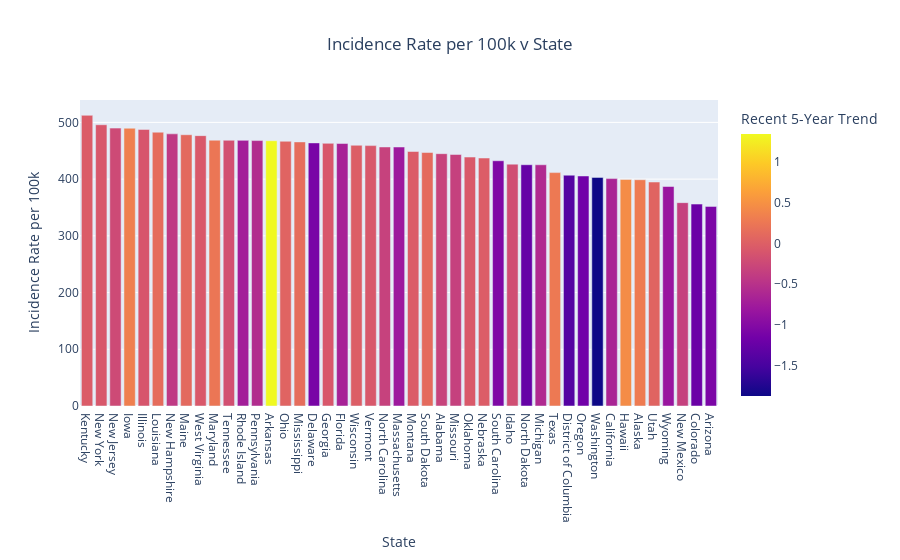

Notebook code cell kept with this figure:
### Code cell
fig = px.bar(
    avg_cancer_df,
    x='State', 
    y='Incidence Rate per 100k', 
    title='Incidence Rate per 100k v State',
    color='Recent 5-Year Trend',
)
fig.update_layout(
    title_x=0.5,
    xaxis={'categoryorder':'total descending'}
)
fig.show()

### Figure 1 — Plotly figure (JSON) as saved in the notebook; plotly's stock layout.template omitted (floating-point values rounded to 4 significant figures)
{"data": [{"alignmentgroup": "True", "hovertemplate": "State=%{x}<br>Incidence Rate per 100k=%{y}<br>Recent 5-Year Trend=%{marker.color}<extra></extra>", "legendgroup": "", "marker": {"color": [-0.3104, 0.296, -1.08, 1.347, -0.6561, -1.219, -1.1, -1.4, -0.6866, -0.08591, 0.45, -0.1884, -0.1039, 0.3283, -0.03583, 0.1391, 0.1063, 0.2417, -0.7857, -0.5855, 0.1439, -0.3322, -0.03273, -0.02235, -0.41, -0.2286, -0.3364, -0.08387, -0.324, -1.253, 0.05, -0.06623, -1.167, -0.5687, -0.72, -1.046, 0.1167, -0.1663, 0.2757, 0.05714, -0.07857, -1.874, -0.07455, -0.009722, -0.8261], "coloraxis": "coloraxis", "pattern": {"shape": ""}}, "name": "", "offsetgroup": "", "orientation": "v", "showlegend": false, "textposition": "auto", "type": "bar", "x": ["Alabama", "Alaska", "Arizona", "Arkansas", "California", "Colorado", "Delaware", "District of Columbia", "Florida", "Georgia", "Hawaii", "Idaho", "Illinois", "Iowa", "Kentucky", "Louisiana", "Maine", "Maryland", "Massachusetts", "Michigan", "Mississippi", "Missouri", "Montana", "Nebraska", "New Hampshire", "New Jersey", "New Mexico", "New York", "North Carolina", "North Dakota", "Ohio", "Oklahoma", "Oregon", "Pennsylvania", "Rhode Island", "South Carolina", "South Dakota", "Tennessee", "Texas", "Utah", "Vermont", "Washington", "West Virginia", "Wisconsin", "Wyoming"], "xaxis": "x", "y": [444.8, 398.9, 351.9, 467.7, 400.9, 356.0, 463.8, 406.9, 462.7, 463.1, 399.5, 426.4, 487.5, 489.7, 512.5, 482.7, 478.2, 468.6, 456.6, 425.2, 465.6, 443.4, 448.7, 437.2, 479.8, 489.9, 358.5, 495.8, 456.7, 425.3, 466.7, 438.9, 405.5, 467.9, 468.3, 432.3, 446.9, 468.5, 411.5, 394.8, 459.1, 403.0, 476.6, 459.6, 386.9], "yaxis": "y"}], "layout": {"barmode": "relative", "coloraxis": {"colorbar": {"title": {"text": "Recent 5-Year Trend"}}, "colorscale": [[0, "#0d0887"], [0.1111, "#46039f"], [0.2222, "#7201a8"], [0.3333, "#9c179e"], [0.4444, "#bd3786"], [0.5556, "#d8576b"], [0.6667, "#ed7953"], [0.7778, "#fb9f3a"], [0.8889, "#fdca26"], [1, "#f0f921"]]}, "legend": {"tracegroupgap": 0}, "title": {"text": "Incidence Rate per 100k v State", "x": 0.5}, "xaxis": {"anchor": "y", "categoryorder": "total descending", "domain": [0, 1], "title": {"text": "State"}}, "yaxis": {"anchor": "x", "domain": [0, 1], "title": {"text": "Incidence Rate per 100k"}}}}
